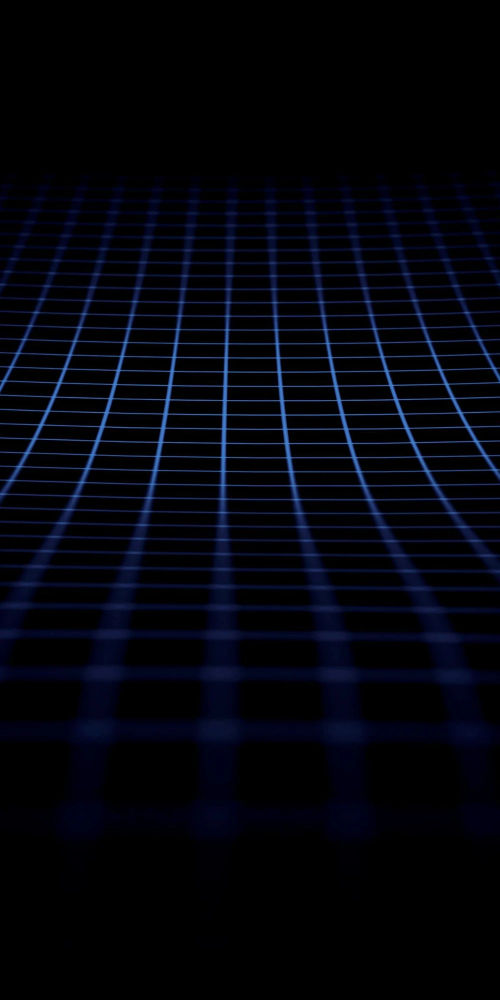
#> input picture assets/background.webp, 1000 x 2000 px (shown at 1/2 size); its folder holds only this picture in this run
$ python -i welcome_card.py   (imports and definitions only)
#> lines starting #> are read from the running program, lines starting #| are printed output that depends on the picture; after the words box and inside, x2 and y2 are one past the last pixel; in counts of white or black regions, pixels touching at a corner belong together
"""Bikin gambar welcome: background + foto profil bulat + tulisan WELCOME + username."""
import glob
import io
import os

from PIL import Image, ImageDraw, ImageFilter, ImageFont

import config

WIDTH, HEIGHT = 1024, 450
AVATAR_SIZE = 210
ACCENT = (72, 140, 255)  # biru, senada sama grid di background

HERE = os.path.dirname(os.path.abspath(__file__))


# [11 lines left out: function _load_font, not called in this run]


def _background():
    bg = Image.open(os.path.join(HERE, config.WELCOME_BACKGROUND)).convert("RGB")
#> bg is the input picture: PIL image 1000x2000 RGB; mean R, G, B 2.8, 4.6, 12.7
    # Skala ke lebar kartu, lalu potong bagian sesuai WELCOME_BG_FOCUS (0 = atas, 1 = bawah)
    scale = WIDTH / bg.width
#> scale = 1.02
    bg = bg.resize((WIDTH, max(HEIGHT, round(bg.height * scale))), Image.LANCZOS)
#> bg: PIL image 1024x2048 RGB
    top = round((bg.height - HEIGHT) * config.WELCOME_BG_FOCUS)
#> top = 479
    bg = bg.crop((0, top, WIDTH, top + HEIGHT))
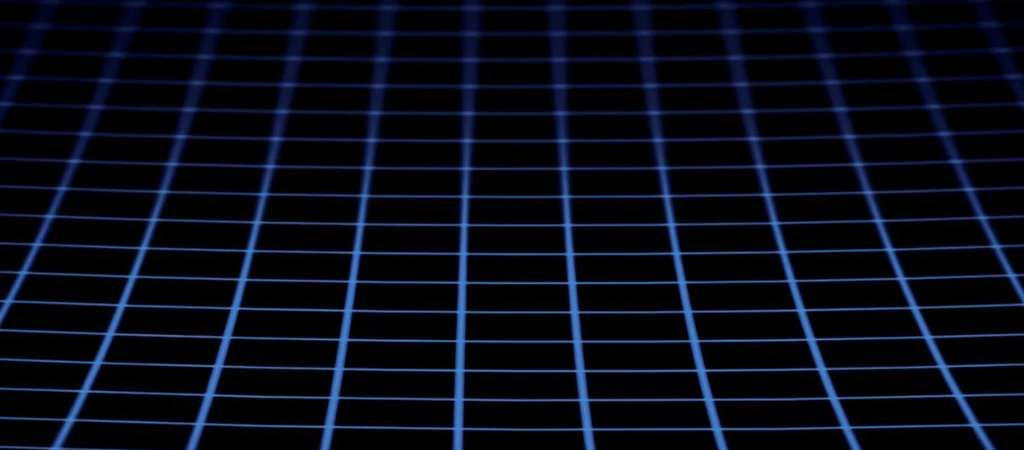
#> bg: PIL image 1024x450 RGB; mean R, G, B 7.3, 11.5, 23.9

    # Gelapkan sedikit di tengah supaya teks kebaca
    shade = Image.new("L", (WIDTH, HEIGHT), 0)
#> shade: PIL image 1024x450 L; every value is 0
    ImageDraw.Draw(shade).ellipse((WIDTH * 0.2, -60, WIDTH * 0.8, HEIGHT + 60), fill=150)
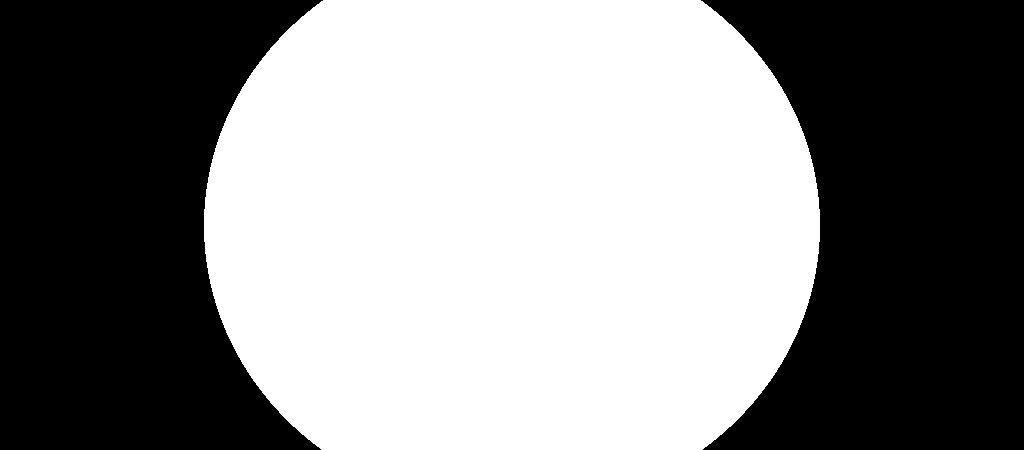
#> shade: PIL image 1024x450 L; values 0 (black) and 150 (white), 53.1% white; 2 black regions, box (x1, y1, x2, y2) and area: (0, 0, 323, 450) 107955, (701, 0, 1024, 450) 107955
    shade = shade.filter(ImageFilter.GaussianBlur(80))
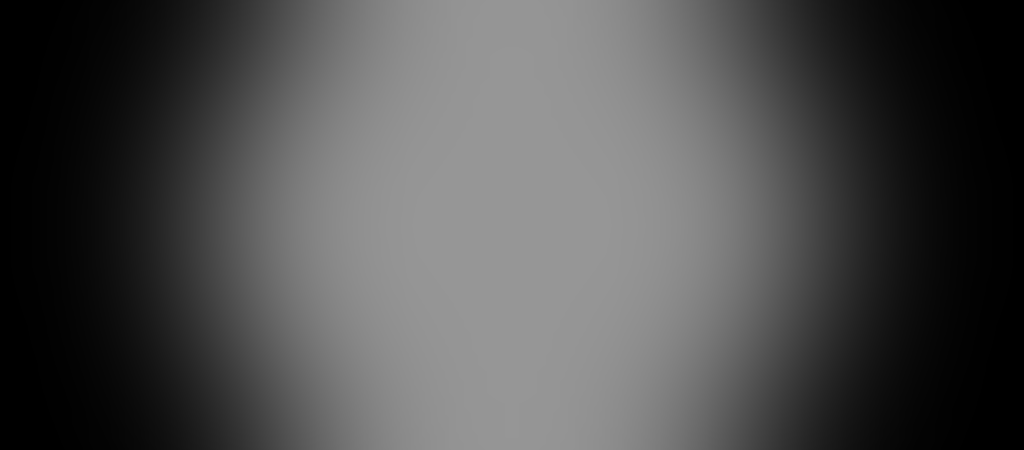
#> shade: PIL image 1024x450 L; min 0, max 150, mean 78.3
    return Image.composite(Image.new("RGB", bg.size, (0, 0, 0)), bg, shade)
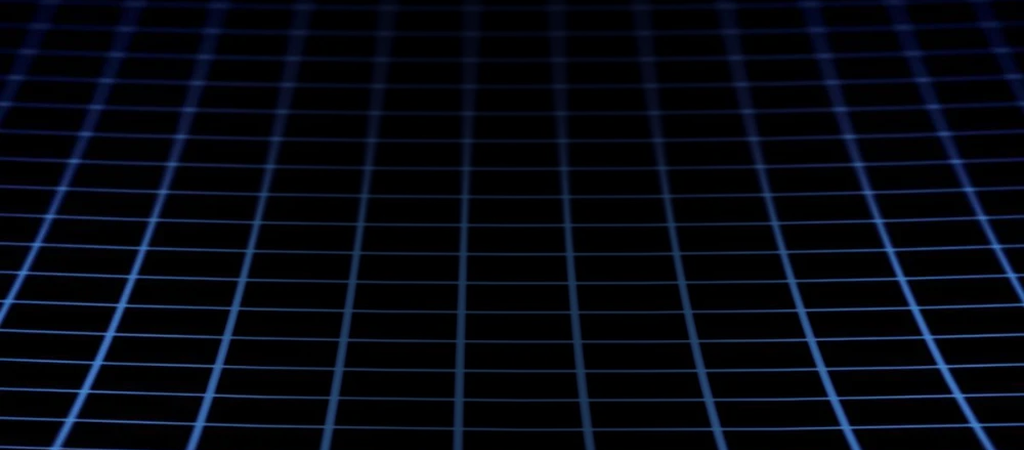
#> returned value: PIL image 1024x450 RGB; mean R, G, B 4.9, 7.7, 16.3


# [45 lines left out: functions _circle_avatar, _text_centered, make_welcome_card, not called in this run]

>>> result = _background()
